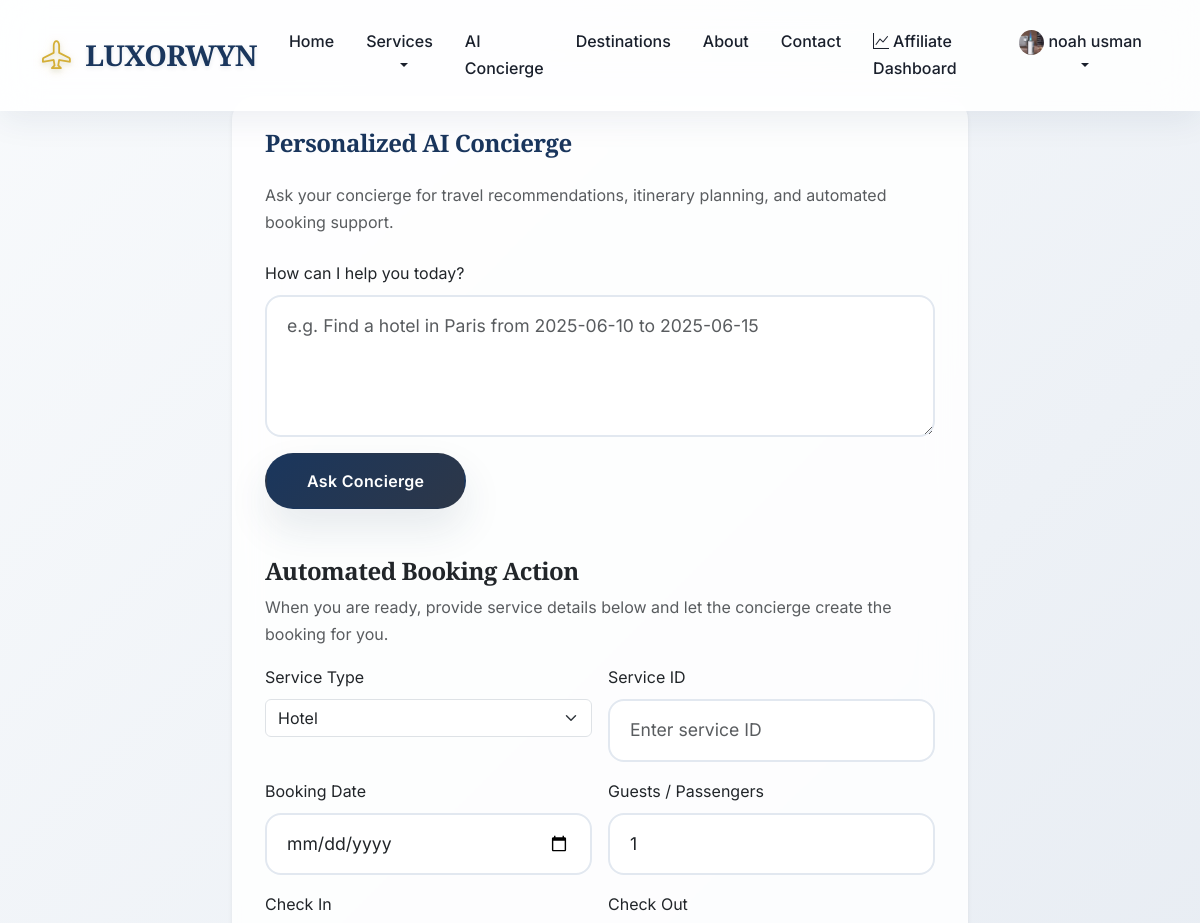
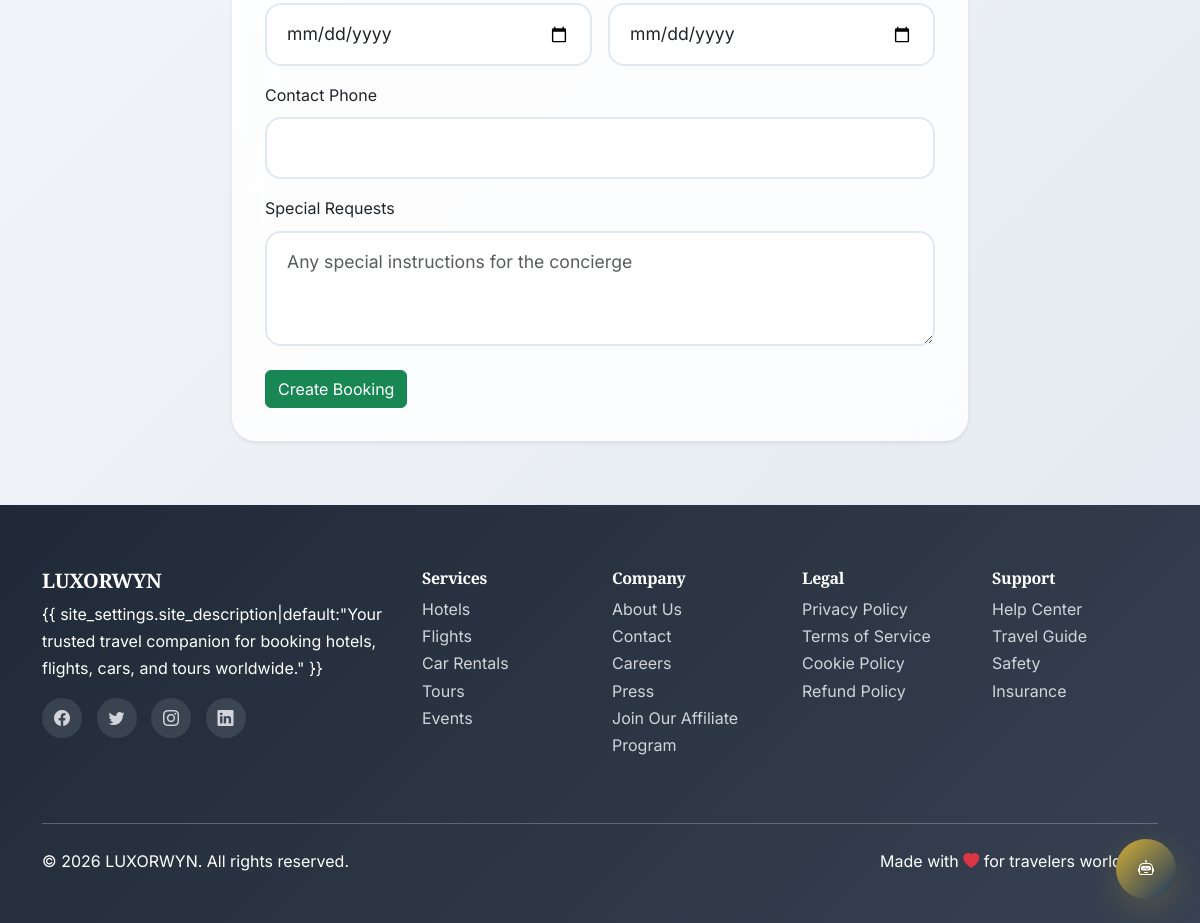
/concierge/ (signed in), run on the app's committed database (2 pictures, top to bottom).
### core/models.py (models this page shows, shortened)
class SiteSettings(models.Model):
    site_name = models.CharField(max_length=100, default="TravelHub")
    site_description = models.CharField( max_length=500, default="your best travel service")
    default_currency = models.ForeignKey(Currency, on_delete=models.SET_NULL, null=True)
    default_language = models.CharField(max_length=5, default='en')
    commission_rate = models.DecimalField(max_digits=5, decimal_places=2, default=10.0)
    booking_cancellation_hours = models.IntegerField(default=24)
    support_email = models.EmailField(blank=True)
    support_phone = models.CharField(max_length=20, blank=True)
    class Meta:
        verbose_name_plural = "Site Settings"

### users/models.py (models this page shows, shortened)
class User(AbstractUser):
    email = models.EmailField(_('email address'), unique=True)
    username = models.CharField(_('username'), max_length=150, unique=True, blank=True)
    first_name = models.CharField(_('first name'), max_length=150)
    last_name = models.CharField(_('last name'), max_length=150)
    phone = models.CharField(max_length=20, blank=True)
    date_of_birth = models.DateField(null=True, blank=True)
    country = CountryField(blank=True)
    city = models.CharField(max_length=100, blank=True)
    address = models.TextField(blank=True)
    profile_picture = models.ImageField(upload_to='profile_pictures/', blank=True)
    preferred_currency = models.CharField(max_length=3, default='USD')
    preferred_language = models.CharField(max_length=5, default='en')
    is_verified = models.BooleanField(default=False)
    is_premium = models.BooleanField(default=False)
    premium_expires = models.DateTimeField(null=True, blank=True)
    referral_code = models.CharField(max_length=20, unique=True, blank=True)
    referred_by = models.ForeignKey('self', on_delete=models.SET_NULL, null=True, blank=True)
    total_bookings = models.IntegerField(default=0)
    total_spent = MoneyField(max_digits=10, decimal_places=2, default_currency='USD', default=0)
    loyalty_points = models.IntegerField(default=0)
    email_notifications = models.BooleanField(default=True)
    sms_notifications = models.BooleanField(default=False)
    promotional_emails = models.BooleanField(default=True)
    USERNAME_FIELD = 'email'
    REQUIRED_FIELDS = ['first_name', 'last_name', 'username']
    def get_full_name(self):
        return f"{self.first_name} {self.last_name}"

### core/views.py (the view)
# urls.py: path('concierge/', views.concierge, name='concierge'),
def concierge(request):
    return render(request, 'core/concierge.html')

### core/context_processors.py (called while the page is built)
def global_settings(request):
    try:
        site_settings = SiteSettings.objects.first()
    except SiteSettings.DoesNotExist:
        site_settings = None
    currencies = Currency.objects.filter(is_active=True)
    return {
        'site_settings': site_settings,
        'available_currencies': currencies,
    }

### templates/core/concierge.html (shortened to what this page needs)
{% extends 'base.html' %}
{% block content %}
<div class="container mt-5 pt-5">
    <div class="row">
        <div class="col-lg-8 mx-auto">
            <div class="card shadow-sm">
                <div class="card-body">
                    <h1 class="card-title mb-4">Personalized AI Concierge</h1>
                    <p class="text-muted mb-4">Ask your concierge for travel recommendations, itinerary planning, and automated booking support.</p>
                    <form id="concierge-form">
                        <div class="mb-3">
                            <label for="query" class="form-label">How can I help you today?</label>
                            <textarea id="query" name="query" class="form-control" rows="4" placeholder="e.g. Find a hotel in Paris from 2025-06-10 to 2025-06-15"></textarea>
                        </div>
                        <button type="submit" class="btn btn-primary">Ask Concierge</button>
                    </form>
                    <div class="mt-5">
                        <h4>Automated Booking Action</h4>
                        <p class="text-muted">When you are ready, provide service details below and let the concierge create the booking for you.</p>
                        <form id="booking-form">
                            <div class="row g-3">
                                <div class="col-md-6">
                                    <label class="form-label" for="service_type">Service Type</label>
                                    <select id="service_type" name="service_type" class="form-select">
                                        <option value="hotel">Hotel</option>
                                    </select>
                                </div>
                                <div class="col-md-6">
                                    <label class="form-label" for="service_id">Service ID</label>
                                    <input id="service_id" name="service_id" class="form-control" placeholder="Enter service ID" required>
                                </div>
                                <div class="col-md-6">
                                    <label class="form-label" for="booking_date">Booking Date</label>
                                    <input id="booking_date" name="booking_date" type="date" class="form-control">
                                </div>
                                <div class="col-md-6">
                                    <label class="form-label" for="guests">Guests / Passengers</label>
                                    <input id="guests" name="guests" type="number" min="1" value="1" class="form-control">
                                </div>
                                <div class="col-md-6">
                                    <label class="form-label" for="check_in">Check In</label>
                                    <input id="check_in" name="check_in" type="date" class="form-control">
                                </div>
                                <div class="col-md-6">
                                    <label class="form-label" for="check_out">Check Out</label>
                                    <input id="check_out" name="check_out" type="date" class="form-control">
                                </div>
                                <div class="col-12">
                                    <label class="form-label" for="contact_phone">Contact Phone</label>
                                    <input id="contact_phone" name="contact_phone" type="tel" class="form-control" value="{{ user.phone|default:'' }}">
                                </div>
                                <div class="col-12">
                                    <label class="form-label" for="special_requests">Special Requests</label>
                                    <textarea id="special_requests" name="special_requests" class="form-control" rows="3" placeholder="Any special instructions for the concierge"></textarea>
                                </div>
                            </div>
                            <button type="submit" class="btn btn-success mt-4">Create Booking</button>
                        </form>
                    </div>
                </div>
            </div>
        </div>
    </div>
</div>
{% endblock %}

### templates/base.html (shortened to what this page needs)
<!DOCTYPE html>
<html lang="en">
<head>
        content="{% block og_image %}{% load static %}{% static 'images/og-image.jpg' %}{% endblock %}">
        content="{% block twitter_image %}{% load static %}{% static 'images/og-image.jpg' %}{% endblock %}">
    <link rel="icon" type="image/x-icon" href="{% load static %}{% static 'images/favicon.ico' %}">
    <link rel="apple-touch-icon" sizes="180x180" href="{% load static %}{% static 'images/apple-touch-icon.png' %}">
    <link href="https://cdn.jsdelivr.net/npm/bootstrap@5.3.0/dist/css/bootstrap.min.css" rel="stylesheet">
    <link rel="stylesheet" href="https://cdn.jsdelivr.net/npm/bootstrap-icons@1.10.0/font/bootstrap-icons.css">
</head>
<body>
    <nav class="navbar navbar-expand-lg navbar-light fixed-top">
        <div class="container">
            <a class="navbar-brand" href="{% url 'home' %}">
                <i class="bi bi-airplane"></i> {{ site_settings.site_name|default:"TravelHub" }}
            </a>
            <div class="collapse navbar-collapse" id="navbarNav">
                <ul class="navbar-nav me-auto">
                    <li class="nav-item">
                        <a class="nav-link" href="{% url 'home' %}">Home</a>
                    </li>
                    <li class="nav-item dropdown">
                        <a class="nav-link dropdown-toggle" href="#" id="servicesDropdown" role="button"
                            data-bs-toggle="dropdown">
                            Services
                        </a>
                    </li>
                    <li class="nav-item">
                        <a class="nav-link" href="{% url 'concierge' %}">AI Concierge</a>
                    </li>
                    <li class="nav-item">
                        <a class="nav-link" href="{% url 'destinations' %}">Destinations</a>
                    </li>
                    <li class="nav-item">
                        <a class="nav-link" href="{% url 'about' %}">About</a>
                    </li>
                    <li class="nav-item">
                        <a class="nav-link" href="{% url 'contact' %}">Contact</a>
                    </li>
                </ul>
                <ul class="navbar-nav">
                    {% if user.is_authenticated %}
                    {% if user.affiliate_profile %}
                    <li class="nav-item">
                        <a class="nav-link" href="{% url 'affiliates:dashboard' %}">
                            <i class="bi bi-graph-up me-1"></i>Affiliate Dashboard
                        </a>
                    </li>
                    {% endif %}
                    <li class="nav-item dropdown">
                        <a class="nav-link dropdown-toggle" href="#" id="userDropdown" role="button"
                            data-bs-toggle="dropdown">
                            {% if user.profile_picture %}
                            <img src="{{ user.profile_picture.url }}" alt="Profile" class="rounded-circle" width="25"
                                height="25">
                            {% else %}
                            <i class="bi bi-person-circle"></i>
                            {% endif %}
                            {{ user.get_full_name|default:user.email }}
                        </a>
                    </li>
                    {% endif %}
                </ul>
            </div>
        </div>
    </nav>
    <main>
        {% block content %}{% endblock %}
    </main>
    <footer class="footer">
        <div class="container">
            <div class="row">
                <div class="col-lg-4 mb-4">
                    <h5>{{ site_settings.site_name|default:"TravelHub" }}</h5>
                    <p>{{ site_settings.site_description|default:"Your trusted travel companion for booking hotels,
                        flights, cars, and tours worldwide." }}</p>
                    <div class="social-links">
                        <a href="#"><i class="bi bi-facebook"></i></a>
                        <a href="#"><i class="bi bi-twitter"></i></a>
                        <a href="#"><i class="bi bi-instagram"></i></a>
                        <a href="#"><i class="bi bi-linkedin"></i></a>
                    </div>
                </div>
                <div class="col-lg-2 col-md-6 mb-4">
                    <h6>Services</h6>
                    <ul class="list-unstyled">
                        <li><a href="{% url 'hotels:hotel_list' %}">Hotels</a></li>
                        <li><a href="{% url 'flights:flight_search' %}">Flights</a></li>
                        <li><a href="{% url 'cars:car_list' %}">Car Rentals</a></li>
                        <li><a href="{% url 'tours:tour_list' %}">Tours</a></li>
                        <li><a href="{% url 'events:event_list' %}">Events</a></li>
                    </ul>
                </div>
                <div class="col-lg-2 col-md-6 mb-4">
                    <h6>Company</h6>
                    <ul class="list-unstyled">
                        <li><a href="{% url 'about' %}">About Us</a></li>
                        <li><a href="{% url 'contact' %}">Contact</a></li>
                        <li><a href="#">Careers</a></li>
                        <li><a href="#">Press</a></li>
                        <li><a href="{% url 'affiliates:signup'%}">Join Our Affiliate Program</a></li>
                    </ul>
                </div>
                <div class="col-lg-2 col-md-6 mb-4">
                    <h6>Legal</h6>
                    <ul class="list-unstyled">
                        <li><a href="{% url 'privacy_policy' %}">Privacy Policy</a></li>
                        <li><a href="{% url 'terms_of_service' %}">Terms of Service</a></li>
                        <li><a href="#">Cookie Policy</a></li>
                        <li><a href="#">Refund Policy</a></li>
                    </ul>
                </div>
                <div class="col-lg-2 col-md-6 mb-4">
                    <h6>Support</h6>
                    <ul class="list-unstyled">
                        <li><a href="#">Help Center</a></li>
                        <li><a href="#">Travel Guide</a></li>
                        <li><a href="#">Safety</a></li>
                        <li><a href="#">Insurance</a></li>
                    </ul>
                </div>
            </div>
            <hr class="my-4">
            <div class="row align-items-center">
                <div class="col-md-6">
                    <p>&copy; {% now "Y" %} {{ site_settings.site_name|default:"TravelHub" }}. All rights reserved.</p>
                </div>
                <div class="col-md-6 text-md-end">
                    <p>Made with <i class="bi bi-heart-fill text-danger"></i> for travelers worldwide</p>
                </div>
            </div>
        </div>
    </footer>
    <script src="{% load static %}{% static 'js/booking.js' %}"></script>
    <div class="ai-assistant-button" id="aiAssistantButton" title="Travel Assistant">
        <i class="bi bi-robot"></i>
    </div>
</body>
</html>

### data on the page
SiteSettings: site_name "LUXORWYN"
User: profile_picture (picture), get_full_name "noah usman"
